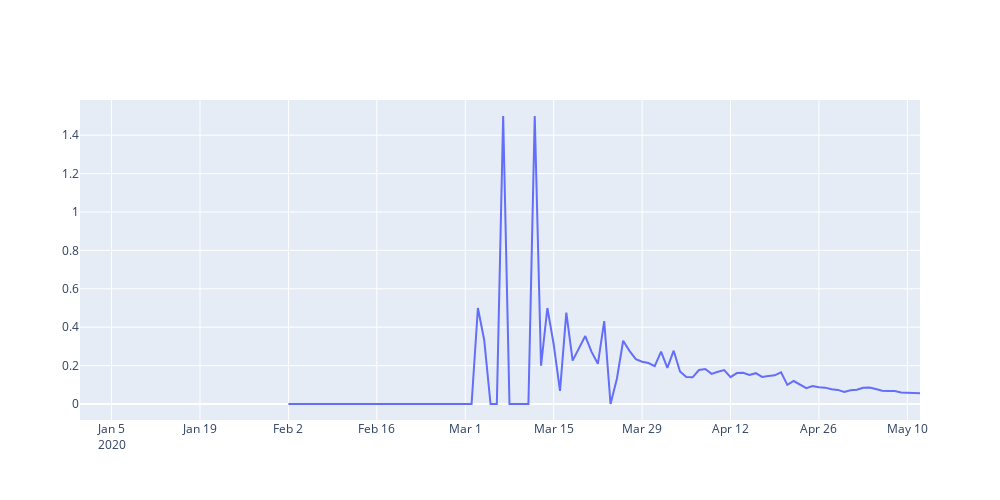

Source (notebook cell):
### Code cell
plot_lines_inter(dt['cases_growth_rate'], figsize=(1000, 500))

### Figure 1 — Plotly figure (JSON) as saved in the notebook; plotly's stock layout.template omitted (floating-point values rounded to 4 significant figures; data arrays with more than 128 entries replaced by an {"elided": "..."} marker saying what was removed)
{"data": [{"name": "cases_growth_rate", "type": "scatter", "x": {"elided": "134 str values"}, "y": {"elided": "134 float values"}}], "layout": {"autosize": false, "height": 500, "width": 1000}}
